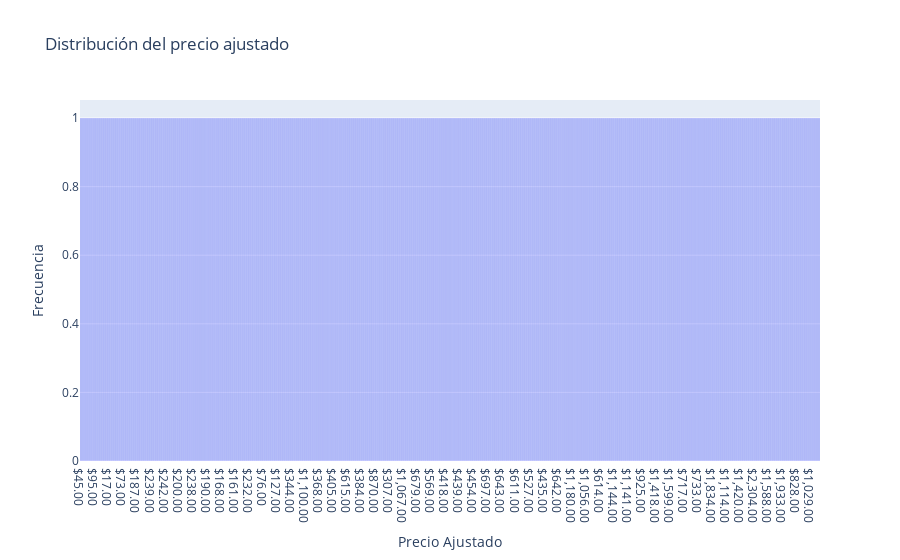

The cell this chart's notebook holds for it:
### Code cell
data = [
    go.Histogram(
        x = df_calendar['adjusted_price'].unique(),
        opacity=0.6,
        name = "Precio Ajustado"
    )
]

layout = go.Layout(title = "Distribución del precio ajustado", xaxis_title = "Precio Ajustado", yaxis_title = "Frecuencia",
                   barmode = "overlay")

fig = go.Figure(data = data, layout = layout)

fig.show()

### Figure 1 — Plotly figure (JSON) as saved in the notebook; plotly's stock layout.template omitted (floating-point values rounded to 4 significant figures; data arrays with more than 128 entries replaced by an {"elided": "..."} marker saying what was removed)
{"data": [{"name": "Precio Ajustado", "opacity": 0.6, "type": "histogram", "x": {"elided": "1108 str values"}}], "layout": {"barmode": "overlay", "title": {"text": "Distribución del precio ajustado"}, "xaxis": {"title": {"text": "Precio Ajustado"}}, "yaxis": {"title": {"text": "Frecuencia"}}}}
